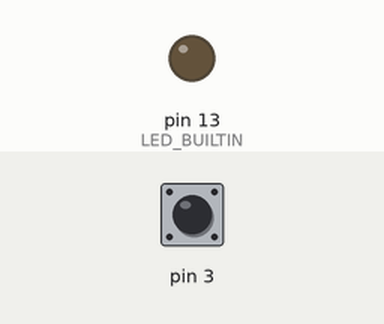
Bench run of a sketch on a simulated Arduino Leonardo, built with avr-gcc and run on an emulated ATmega32U4. Parts: output pins drawn as LEDs (lit = HIGH). The test bench sets the inputs (shaded band); at power-on: pin 3 HIGH. USB keyboard and mouse output is not drawn.

Above: at 1.2 s.
1.3 s: pin 3 pulsed LOW 5 times (0.12 s each, 0.3 s apart)
At 2.3 s:
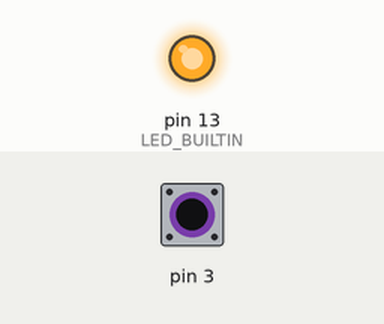
4.3 s: pin 3 pulled LOW for 0.15 s
At 4.7 s:
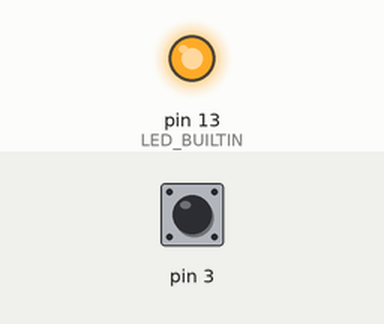
5.9 s: pin 3 pulled LOW for 1 s
At 7.1 s:
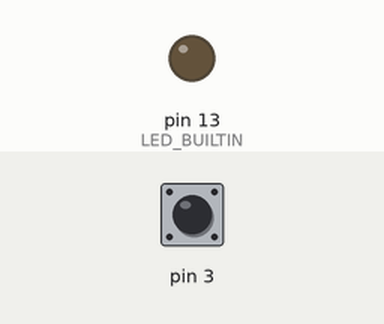
Timing chart, 0 to 8.9 s (numbered marks = the images above; inputs shaded):
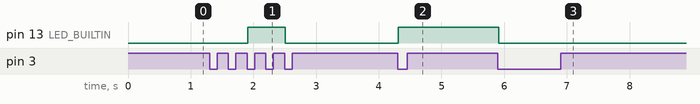

The sketch:

UsbSleepJammer.ino
```cpp
#include <FlexiTimer2.h>
#include <Keyboard.h>
#include <Mouse.h>

const int movePixel = 2;

volatile int state = LOW;
volatile int intState = LOW;
volatile int moveState = LOW;

volatile unsigned long timeNow = 0;
volatile unsigned long timePrev = 0;

unsigned long timeChat = 500;
unsigned long moveDelay = 1000*30;

void mouseMove() {
  if(moveState == LOW) {
    Mouse.move(movePixel, 0, 0);
  }else{
    Mouse.move(-movePixel, 0, 0);
  }
  moveState = !moveState;
}

void switchOn() {
  intState = HIGH;
}

void setup() {
  // put your setup code here, to run once:
  pinMode(LED_BUILTIN, OUTPUT);

  pinMode(3, INPUT_PULLUP);
  attachInterrupt(0, switchOn, FALLING);

  FlexiTimer2::set(moveDelay, mouseMove);
  FlexiTimer2::start();

  Keyboard.begin();
}

void loop() {
  // put your main code here, to run repeatedly:
  timeNow = millis();
  if(intState == HIGH){
    if(timeNow - timePrev > timeChat){
      if(state == HIGH){
        Keyboard.press(KEY_LEFT_GUI);
        Keyboard.press('l');
        delay(10);
        Keyboard.releaseAll();

        FlexiTimer2::stop();
      }else{
        Keyboard.press(' ');
        delay(10);
        Keyboard.releaseAll();

        FlexiTimer2::start();
      }
      digitalWrite(LED_BUILTIN, state);
      state = !state;
      timePrev = timeNow;
    }
    intState = LOW;
  }
}
```

Measured:
- after the input at 1.3 s, pin 13 (LED_BUILTIN): LOW → HIGH after 0.61 s, → LOW 0.60 s later
- after the input at 4.3 s, pin 13 (LED_BUILTIN): LOW → HIGH at once
- after the input at 5.9 s, pin 13 (LED_BUILTIN): HIGH → LOW at once
